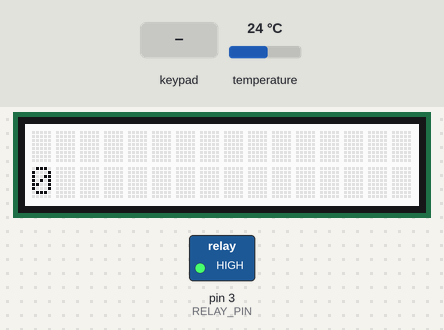
The program below on a simulated Arduino Uno, built with avr-gcc and run on an emulated ATmega328P. Shown: 16×2 character LCD, switched loads named in the program (green lamp = pin HIGH). The test bench sets the inputs (shaded band); at power-on: temperature 24 °C. What the program prints to the serial monitor is not drawn.

Above: at 1.2 s.
1.3 s: key 'U' pressed
At 4.2 s:
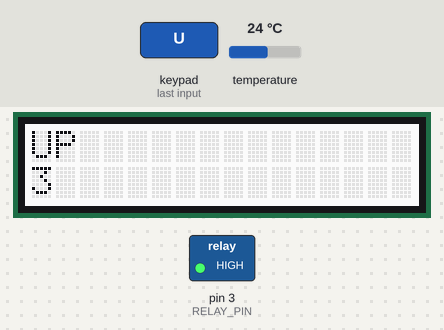
5.0 s: temperature set to 12 °C
At 7.3 s:
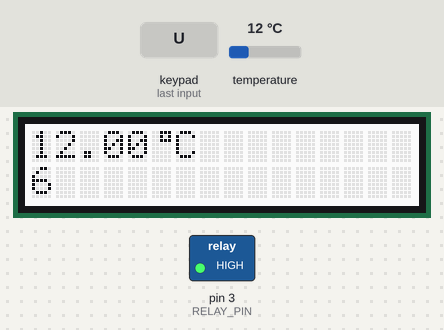
8.7 s: key 'D' pressed
At 10.5 s:
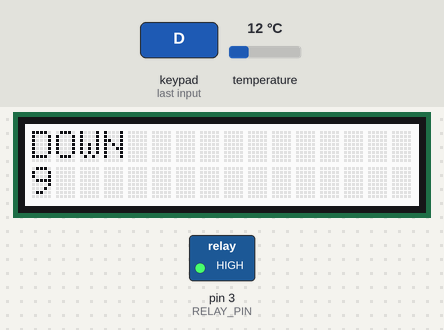
12.2 s: key 'L' pressed
At 14.2 s:
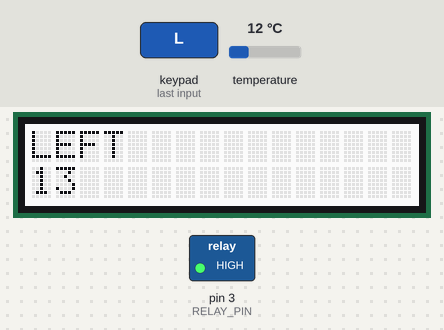
15.9 s: temperature set to 19 °C
At 16.6 s:
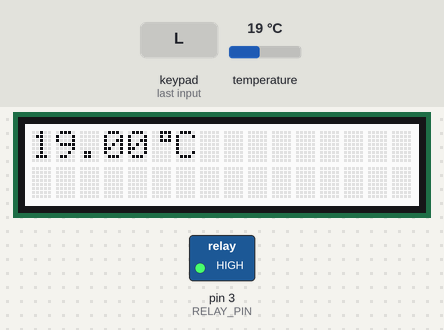
18.4 s: key 'R' pressed
At 20.4 s:
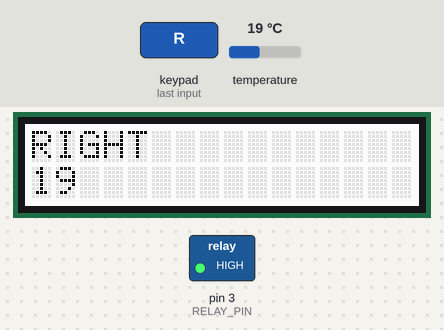
Timing chart, 0 to 21.9 s (numbered marks = the images above; inputs shaded):
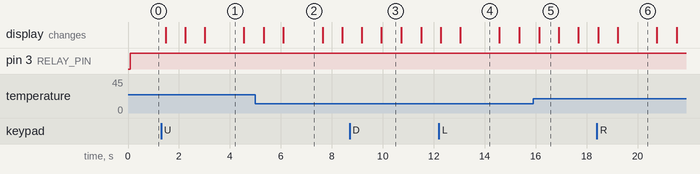

Measured:
- after the input at 1.3 s, the display: first changes after 0.18 s (image 1 shows a later state)
- after the input at 8.7 s, the display: first changes after 0.48 s (image 3 shows a later state)
- after the input at 12.2 s, the display: first changes after 0.08 s (image 4 shows a later state)
- after the input at 18.4 s, the display: first changes after 0.05 s (image 6 shows a later state)
- what the display in image 1 shows lasts 1.5 s, from 3.0 s to 4.5 s
- what the display in image 3 shows lasts 0.8 s, from 9.9 s to 10.7 s

The program:

main.cpp
```cpp
#include <Arduino.h>
#include <Wire.h>
#include <OneWire.h>

#include <DallasTemperature.h>
#include <Adafruit_RGBLCDShield.h>
#include <utility/Adafruit_MCP23017.h>

#include <PID_v1.h>


/* --------------- initialize the LCD --------------- */
Adafruit_RGBLCDShield lcd = Adafruit_RGBLCDShield();
uint8_t degree[8] = {0x7,0x5,0x7,0x0,0x0,0x0,0x0,0x0};


/* --------------- initialize DS18B20 --------------- */
// Data wire is connected to GPIO32
#define ONE_WIRE_BUS 2
// Setup a oneWire instance to communicate with a OneWire device
OneWire oneWire(ONE_WIRE_BUS);
// Pass our oneWire reference to Dallas Temperature sensor
DallasTemperature sensors(&oneWire);
double sensVal;


/* ---- initialize PID Controller */
#define RELAY_PIN 3

//Define Variables we'll be connecting to
double Setpoint, Output;

//Specify the links and initial tuning parameters
double Kp=200, Ki=2, Kd=2;
uint16_t sampleTime = 700;
PID myPID(&sensVal, &Output, &Setpoint, Kp, Ki, Kd, DIRECT);

uint16_t WindowSize = 5000;
uint16_t timeFactor = 5;
uint16_t upLimit = WindowSize/timeFactor;
uint32_t windowStartTime;


void setup() {
  // Debugging output
  Serial.begin(115200);
  // set up the LCD's number of columns and rows:
  lcd.begin(16, 2);
  lcd.setBacklight(0x7);
  lcd.createChar(0,degree);
  lcd.print("Hello, world!");


  // Start up the DS18B20 library
  sensors.begin();


  // PID
  pinMode(RELAY_PIN,OUTPUT);

  windowStartTime = millis();
  //initialize the variables we're linked to
  Setpoint = 85;

  //tell the PID to range between 0 and the full window size
  myPID.SetOutputLimits(0, upLimit);
  myPID.SetSampleTime(sampleTime);

  //turn the PID on
  myPID.SetMode(AUTOMATIC);

}

uint8_t i=0;
uint32_t lastMsg = millis();
uint32_t sensPoll = millis();

void loop() {
  /* ---------- read Temperature sensor ---------- */
   if ((millis() - sensPoll > sampleTime) || (millis()-sensPoll < 0)) {     // intervall 5 seconds
    sensPoll = millis();

    // call sensors.requestTemperatures() to issue a global temperature
    // request to all devices on the bus
    //Serial.print("Requesting temperatures...");
    sensors.requestTemperatures(); // Send the command to get temperatures
    sensVal = sensors.getTempCByIndex(0);
    //Serial.println("DONE");
    //Serial.print("Temperature for the device 1 (index 0) is: ");
    //Serial.println(sensVal);
    Serial.println(String(Output) + "," + String(sensVal));
  }


  /* ---------- handle PID ---------- */
  myPID.Compute();
  /************************************************
   * turn the output pin on/off based on pid output
   ************************************************/
  if (millis() - windowStartTime > WindowSize)
  { //time to shift the Relay Window
    windowStartTime += WindowSize;
  }
  double relayTime = Output*timeFactor;
  if (relayTime < millis() - windowStartTime) digitalWrite(RELAY_PIN, LOW);          // for normaly open relay
  else digitalWrite(RELAY_PIN, HIGH);


  /* ---------- update Secons counter on LCD ---------- */
  // set the cursor to column 0, line 1
  // (note: line 1 is the second row, since counting begins with 0):
  lcd.setCursor(0, 1);
  // print the number of seconds since reset:
  lcd.print(millis()/1000);


  /* ---------- hnadle LCD buttons ---------- */
  uint8_t buttons = lcd.readButtons();

  if (buttons) {
    lcd.clear();
    lcd.setCursor(0,0);
    if (buttons & BUTTON_UP) {
      lcd.print("UP ");
    }
    if (buttons & BUTTON_DOWN) {
      lcd.print("DOWN ");
    }
    if (buttons & BUTTON_LEFT) {
      lcd.print("LEFT ");
    }
    if (buttons & BUTTON_RIGHT) {
      lcd.print("RIGHT ");
    }
    if (buttons & BUTTON_SELECT) {
      lcd.print("SELECT ");
    }
  }

/* ------------------------------ Non Blocking LCD Update ------------------------------ */
  if ((millis() - lastMsg > 5000) || (millis()-lastMsg < 0)) {     // intervall 5 seconds
    lastMsg = millis();

    lcd.clear();
    lcd.setCursor(0,0);
    lcd.print(sensors.getTempCByIndex(0));
    lcd.write(0);
    lcd.print("C");
  }

}
```
